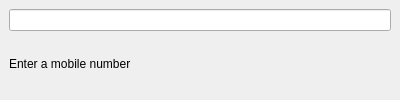
<?xml version="1.0" encoding="UTF-8"?>
<ui version="4.0">
 <class>MainWindow</class>
 <widget class="QMainWindow" name="MainWindow">
  <property name="geometry">
   <rect>
    <x>0</x>
    <y>0</y>
    <width>400</width>
    <height>100</height>
   </rect>
  </property>
  <property name="sizePolicy">
   <sizepolicy hsizetype="Preferred" vsizetype="Preferred">
    <horstretch>0</horstretch>
    <verstretch>0</verstretch>
   </sizepolicy>
  </property>
  <property name="windowTitle">
   <string>MainWindow</string>
  </property>
  <widget class="QWidget" name="centralwidget">
   <layout class="QGridLayout" name="gridLayout">
    <item row="0" column="0">
     <layout class="QVBoxLayout" name="verticalLayout">
      <item>
       <widget class="QLineEdit" name="lineEdit"/>
      </item>
      <item>
       <widget class="QLabel" name="label">
        <property name="text">
         <string>Enter a mobile number</string>
        </property>
       </widget>
      </item>
     </layout>
    </item>
   </layout>
  </widget>
 </widget>
 <resources/>
 <connections/>
</ui>
